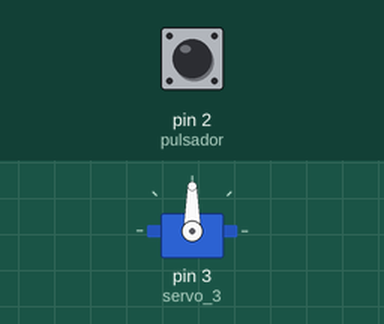
Simulated run of this sketch. Board: Arduino Uno, built with avr-gcc and run on an emulated ATmega328P. Parts: servo. Inputs (shaded band) come from the test bench; at power-on: pin 2 (pulsador) LOW.

Above: at 1.2 s.
1.3 s: pin 2 (pulsador) pulled HIGH for 0.15 s
At 2.1 s:
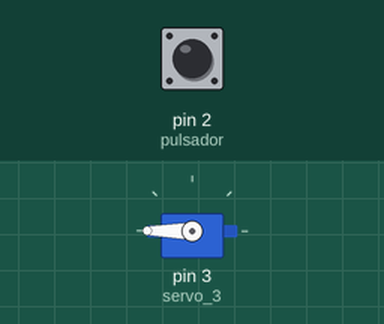
Timing chart, 0 to 7.8 s (numbered marks = the images above; inputs shaded):
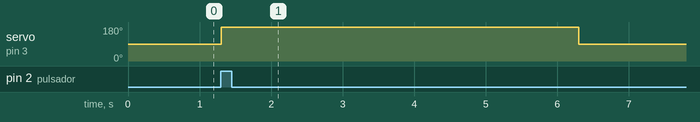

The sketch:

barrera_inteligente.ino
```cpp
#include <Servo.h> //iniciamos la libreria del servo
Servo servo_3; //declaramos nombre del servo
int pulsador=2; //declaramos pin 2 como pulsador
int temp=5000; //declaramos tiempo de espera
int angle1=180; //declaramos ángulo extremo superior
int angle2=90; //declaramos ángulo extremo inferior

void setup() {
  pinMode(pulsador,INPUT); //definimos pulsador como entrada
  servo_3.attach(3); //definimos pin 3 como servo
}

void loop() {
  if(digitalRead(pulsador)==1){ //verificamos si el botón esta presionado
    servo_3.write(angle1); //posicionamos el servo en el ángulo final
    delay(temp); //aguardamos
  }
  else{ //caso contrario
    servo_3.write(angle2); //posicionamos el servo en el ángulo inicial
  }
}
```

Measured:
- after the input at 1.3 s, servo on pin 3 (servo_3): 90° → 180° at once, → 90° 5.0 s later
